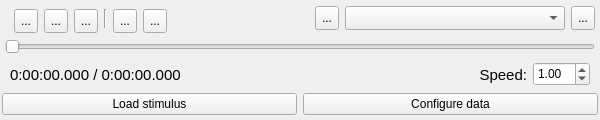
<?xml version="1.0" encoding="UTF-8"?>
<ui version="4.0">
 <class>Control</class>
 <widget class="QWidget" name="Control">
  <property name="geometry">
   <rect>
    <x>0</x>
    <y>0</y>
    <width>600</width>
    <height>120</height>
   </rect>
  </property>
  <property name="minimumSize">
   <size>
    <width>600</width>
    <height>120</height>
   </size>
  </property>
  <property name="maximumSize">
   <size>
    <width>600</width>
    <height>120</height>
   </size>
  </property>
  <property name="windowTitle">
   <string>Control</string>
  </property>
  <layout class="QVBoxLayout" name="verticalLayout_3">
   <property name="spacing">
    <number>0</number>
   </property>
   <property name="margin">
    <number>0</number>
   </property>
   <item>
    <widget class="QFrame" name="frame">
     <property name="maximumSize">
      <size>
       <width>16777215</width>
       <height>37</height>
      </size>
     </property>
     <property name="frameShape">
      <enum>QFrame::NoFrame</enum>
     </property>
     <property name="frameShadow">
      <enum>QFrame::Plain</enum>
     </property>
     <property name="lineWidth">
      <number>0</number>
     </property>
     <layout class="QHBoxLayout" name="horizontalLayout">
      <property name="leftMargin">
       <number>5</number>
      </property>
      <property name="topMargin">
       <number>0</number>
      </property>
      <property name="rightMargin">
       <number>5</number>
      </property>
      <property name="bottomMargin">
       <number>0</number>
      </property>
      <item>
       <widget class="QFrame" name="gridFrame">
        <property name="sizePolicy">
         <sizepolicy hsizetype="Fixed" vsizetype="Fixed">
          <horstretch>0</horstretch>
          <verstretch>0</verstretch>
         </sizepolicy>
        </property>
        <layout class="QHBoxLayout" name="horizontalLayout_6">
         <item>
          <widget class="QToolButton" name="play">
           <property name="minimumSize">
            <size>
             <width>22</width>
             <height>24</height>
            </size>
           </property>
           <property name="maximumSize">
            <size>
             <width>16777215</width>
             <height>24</height>
            </size>
           </property>
           <property name="toolTip">
            <string>Play</string>
           </property>
           <property name="text">
            <string>...</string>
           </property>
           <property name="icon">
            <iconset>
             <normaloff>../../../../../.designer/icons/right.png</normaloff>../../../../../.designer/icons/right.png</iconset>
           </property>
          </widget>
         </item>
         <item>
          <widget class="QToolButton" name="pause">
           <property name="minimumSize">
            <size>
             <width>22</width>
             <height>24</height>
            </size>
           </property>
           <property name="toolTip">
            <string>Pause</string>
           </property>
           <property name="text">
            <string>...</string>
           </property>
           <property name="icon">
            <iconset>
             <normaloff>../../../../../.designer/icons/pause.png</normaloff>../../../../../.designer/icons/pause.png</iconset>
           </property>
          </widget>
         </item>
         <item>
          <widget class="QToolButton" name="stop">
           <property name="minimumSize">
            <size>
             <width>22</width>
             <height>24</height>
            </size>
           </property>
           <property name="toolTip">
            <string>Stop</string>
           </property>
           <property name="text">
            <string>...</string>
           </property>
           <property name="icon">
            <iconset>
             <normaloff>../../../../../.designer/icons/stop.png</normaloff>../../../../../.designer/icons/stop.png</iconset>
           </property>
          </widget>
         </item>
         <item>
          <widget class="Line" name="line">
           <property name="orientation">
            <enum>Qt::Vertical</enum>
           </property>
          </widget>
         </item>
         <item>
          <widget class="QToolButton" name="back">
           <property name="minimumSize">
            <size>
             <width>22</width>
             <height>24</height>
            </size>
           </property>
           <property name="toolTip">
            <string>1 Second back</string>
           </property>
           <property name="text">
            <string>...</string>
           </property>
           <property name="icon">
            <iconset>
             <normaloff>../../../../../.designer/icons/backward.png</normaloff>../../../../../.designer/icons/backward.png</iconset>
           </property>
          </widget>
         </item>
         <item>
          <widget class="QToolButton" name="forw">
           <property name="minimumSize">
            <size>
             <width>22</width>
             <height>24</height>
            </size>
           </property>
           <property name="toolTip">
            <string>1 Second forward</string>
           </property>
           <property name="text">
            <string>...</string>
           </property>
           <property name="icon">
            <iconset>
             <normaloff>../../../../../.designer/icons/forward.png</normaloff>../../../../../.designer/icons/forward.png</iconset>
           </property>
          </widget>
         </item>
        </layout>
       </widget>
      </item>
      <item>
       <widget class="QFrame" name="frame_4">
        <property name="frameShape">
         <enum>QFrame::NoFrame</enum>
        </property>
        <property name="frameShadow">
         <enum>QFrame::Raised</enum>
        </property>
       </widget>
      </item>
      <item>
       <widget class="QFrame" name="frame_5">
        <property name="sizePolicy">
         <sizepolicy hsizetype="Preferred" vsizetype="Preferred">
          <horstretch>0</horstretch>
          <verstretch>0</verstretch>
         </sizepolicy>
        </property>
        <property name="minimumSize">
         <size>
          <width>280</width>
          <height>0</height>
         </size>
        </property>
        <property name="maximumSize">
         <size>
          <width>280</width>
          <height>16777215</height>
         </size>
        </property>
        <property name="frameShape">
         <enum>QFrame::NoFrame</enum>
        </property>
        <property name="frameShadow">
         <enum>QFrame::Raised</enum>
        </property>
        <layout class="QHBoxLayout" name="horizontalLayout_2">
         <property name="margin">
          <number>0</number>
         </property>
         <item>
          <widget class="QToolButton" name="seq_pre">
           <property name="minimumSize">
            <size>
             <width>22</width>
             <height>24</height>
            </size>
           </property>
           <property name="toolTip">
            <string>Play sequence before</string>
           </property>
           <property name="text">
            <string>...</string>
           </property>
           <property name="icon">
            <iconset>
             <normaloff>../../../../../.designer/icons/previous.png</normaloff>../../../../../.designer/icons/previous.png</iconset>
           </property>
          </widget>
         </item>
         <item>
          <widget class="QComboBox" name="seq_box">
           <property name="minimumSize">
            <size>
             <width>0</width>
             <height>24</height>
            </size>
           </property>
           <property name="maximumSize">
            <size>
             <width>16777215</width>
             <height>24</height>
            </size>
           </property>
           <property name="toolTip">
            <string>Select sequence</string>
           </property>
          </widget>
         </item>
         <item>
          <widget class="QToolButton" name="seq_next">
           <property name="minimumSize">
            <size>
             <width>22</width>
             <height>24</height>
            </size>
           </property>
           <property name="toolTip">
            <string>Play sequence after</string>
           </property>
           <property name="text">
            <string>...</string>
           </property>
           <property name="icon">
            <iconset>
             <normaloff>../../../../../.designer/icons/next.png</normaloff>../../../../../.designer/icons/next.png</iconset>
           </property>
          </widget>
         </item>
        </layout>
       </widget>
      </item>
     </layout>
    </widget>
   </item>
   <item>
    <widget class="QFrame" name="frame_2">
     <property name="enabled">
      <bool>true</bool>
     </property>
     <property name="maximumSize">
      <size>
       <width>16777215</width>
       <height>67</height>
      </size>
     </property>
     <property name="frameShape">
      <enum>QFrame::NoFrame</enum>
     </property>
     <property name="frameShadow">
      <enum>QFrame::Raised</enum>
     </property>
     <property name="lineWidth">
      <number>0</number>
     </property>
     <layout class="QVBoxLayout" name="verticalLayout_2">
      <property name="spacing">
       <number>0</number>
      </property>
      <property name="leftMargin">
       <number>5</number>
      </property>
      <property name="topMargin">
       <number>0</number>
      </property>
      <property name="rightMargin">
       <number>5</number>
      </property>
      <property name="bottomMargin">
       <number>0</number>
      </property>
      <item>
       <widget class="QSlider" name="slider">
        <property name="maximum">
         <number>10000</number>
        </property>
        <property name="pageStep">
         <number>100</number>
        </property>
        <property name="orientation">
         <enum>Qt::Horizontal</enum>
        </property>
       </widget>
      </item>
      <item>
       <widget class="QLabel" name="seq_overview">
        <property name="maximumSize">
         <size>
          <width>16777215</width>
          <height>4</height>
         </size>
        </property>
        <property name="text">
         <string/>
        </property>
       </widget>
      </item>
      <item>
       <widget class="QFrame" name="horizontalFrame">
        <property name="minimumSize">
         <size>
          <width>0</width>
          <height>25</height>
         </size>
        </property>
        <property name="maximumSize">
         <size>
          <width>16777215</width>
          <height>25</height>
         </size>
        </property>
        <layout class="QHBoxLayout" name="horizontalLayout_3">
         <property name="leftMargin">
          <number>5</number>
         </property>
         <property name="topMargin">
          <number>0</number>
         </property>
         <property name="rightMargin">
          <number>5</number>
         </property>
         <property name="bottomMargin">
          <number>0</number>
         </property>
         <item>
          <widget class="QLabel" name="time">
           <property name="font">
            <font>
             <pointsize>11</pointsize>
            </font>
           </property>
           <property name="text">
            <string>0:00:00.000 / 0:00:00.000</string>
           </property>
          </widget>
         </item>
         <item>
          <widget class="QFrame" name="frame_6">
           <property name="frameShape">
            <enum>QFrame::NoFrame</enum>
           </property>
           <property name="frameShadow">
            <enum>QFrame::Raised</enum>
           </property>
           <property name="lineWidth">
            <number>0</number>
           </property>
           <layout class="QHBoxLayout" name="horizontalLayout_4">
            <property name="margin">
             <number>0</number>
            </property>
            <item>
             <widget class="QLabel" name="label_2">
              <property name="font">
               <font>
                <pointsize>11</pointsize>
                <weight>50</weight>
                <italic>false</italic>
                <bold>false</bold>
               </font>
              </property>
              <property name="text">
               <string>Speed:</string>
              </property>
              <property name="alignment">
               <set>Qt::AlignRight|Qt::AlignTrailing|Qt::AlignVCenter</set>
              </property>
             </widget>
            </item>
            <item>
             <widget class="QDoubleSpinBox" name="speed">
              <property name="sizePolicy">
               <sizepolicy hsizetype="Fixed" vsizetype="Fixed">
                <horstretch>0</horstretch>
                <verstretch>0</verstretch>
               </sizepolicy>
              </property>
              <property name="minimumSize">
               <size>
                <width>0</width>
                <height>24</height>
               </size>
              </property>
              <property name="maximumSize">
               <size>
                <width>16777215</width>
                <height>24</height>
               </size>
              </property>
              <property name="toolTip">
               <string>Set speed</string>
              </property>
              <property name="minimum">
               <double>0.020000000000000</double>
              </property>
              <property name="maximum">
               <double>20.000000000000000</double>
              </property>
              <property name="singleStep">
               <double>0.050000000000000</double>
              </property>
              <property name="value">
               <double>1.000000000000000</double>
              </property>
             </widget>
            </item>
           </layout>
          </widget>
         </item>
        </layout>
       </widget>
      </item>
     </layout>
    </widget>
   </item>
   <item>
    <widget class="QFrame" name="frame_3">
     <property name="maximumSize">
      <size>
       <width>16777215</width>
       <height>31</height>
      </size>
     </property>
     <property name="frameShape">
      <enum>QFrame::NoFrame</enum>
     </property>
     <property name="frameShadow">
      <enum>QFrame::Raised</enum>
     </property>
     <property name="lineWidth">
      <number>0</number>
     </property>
     <layout class="QHBoxLayout" name="horizontalLayout_5">
      <property name="margin">
       <number>2</number>
      </property>
      <item>
       <widget class="QPushButton" name="load_stim">
        <property name="text">
         <string>Load stimulus</string>
        </property>
       </widget>
      </item>
      <item>
       <widget class="QPushButton" name="configure">
        <property name="text">
         <string>Configure data</string>
        </property>
       </widget>
      </item>
     </layout>
    </widget>
   </item>
  </layout>
 </widget>
 <resources/>
 <connections/>
</ui>
